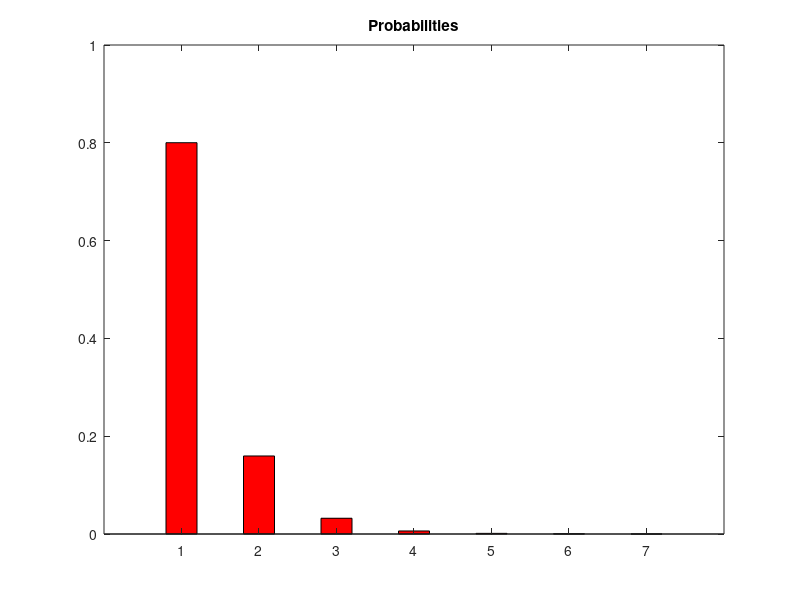
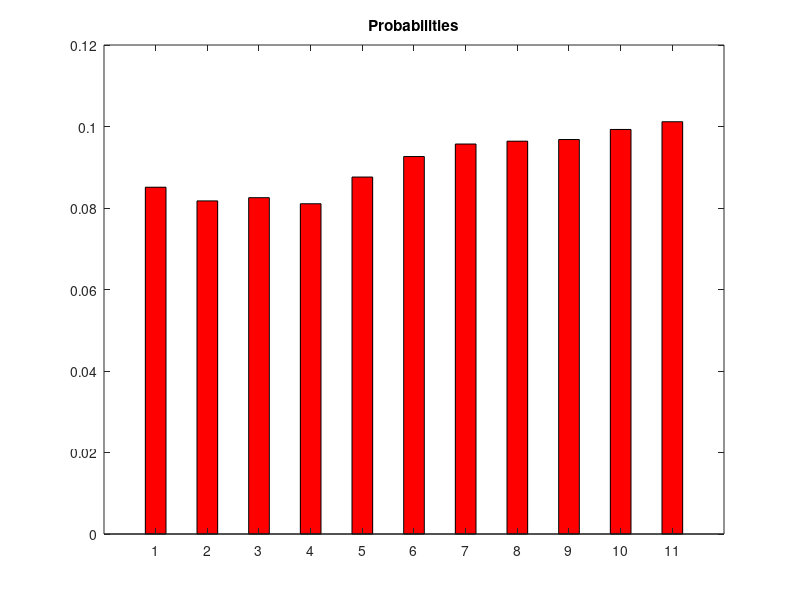
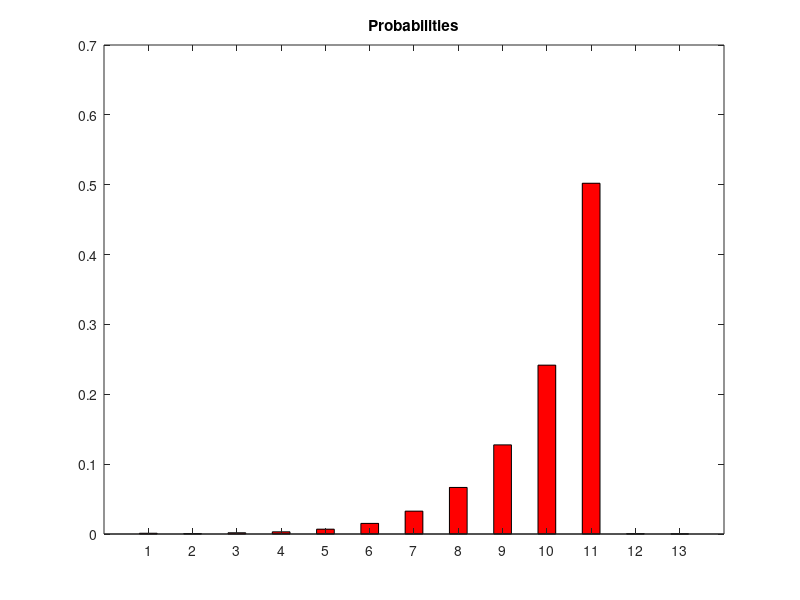
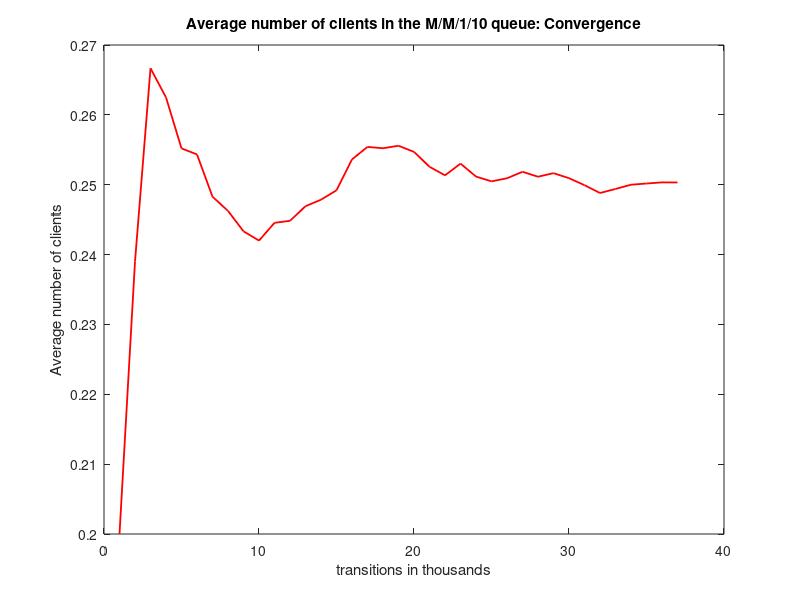

Write MATLAB code to recreate these figures, in order.
% system M/M/1/10
% when there are 3 clients in the system, the capability of the server doubles.

clc;
close all;

rand("seed",1);

for l = 1:3

lambda = [1, 5, 10];
mu = 5;

total_arrivals = 0; % to measure the total number of arrivals
current_state = 0;  % holds the current state of the system
previous_mean_clients = 0; % will help in the convergence test
index = 0;

threshold = lambda./(lambda + mu); 

transitions = 0; 
total=0;
  while transitions >= 0 & transitions < 1000000

   transitions = transitions + 1; % one more transitions step
  
    if mod(transitions,1000) == 0 % check for convergence every 1000 transitions steps
      index = index + 1;
      for i=1:1:length(arrivals)
          P(i) = arrivals(i)/total_arrivals; % calcuate the probability of every state in the system
      endfor
    
      mean_clients = 0; % calculate the mean number of clients in the system
      for i=1:1:length(arrivals)
         mean_clients = mean_clients + (i-1).*P(i);
     endfor
    
      to_plot(index) = mean_clients;
        
      if abs(mean_clients - previous_mean_clients) < 0.0001 % convergence test
        break;
      endif
    
     previous_mean_clients = mean_clients;
    
   endif
  
    random_number = rand(1); % generate a random number

    if(current_state == 0 || random_number < threshold(l)) 
      total_arrivals = total_arrivals + 1;
      state(transitions) = current_state +1;
      try 
        arrivals(current_state+1 ) =arrivals(current_state+1) + 1;
        state(transitions) = current_state; 
        if (current_state <10)
        current_state = current_state + 1;
        endif
        next_transition(transitions) = 1;
        total = total +1;
      catch
        arrivals(current_state + 1) = 1;
        current_state = current_state + 1;
        next_transition(transitions) = 1;
        total = total +1;
    end

    else % departure
        state(transitions) = current_state+1;
        if current_state != 0 % no departure from an empty system
        current_state = current_state - 1;
        next_transition(transitions) = 0;
        total = total -1;
        endif
    endif
    t_arrivals(transitions)= total;

endwhile

figure(l);
bar(P,'r',0.4);
title("Probabilities");
figure(l+3);
plot(to_plot,"r","linewidth",1.3);
title("Average number of clients in the M/M/1/10 queue: Convergence");
xlabel("transitions in thousands");
ylabel("Average number of clients");

clear all;

endfor

% Debugging:

%for i=1:1:30
%  disp(cstrcat("State No: ", num2str(state(i))));
%  if(next_transition(i+1) ==1)
%   display("Type of next transition: Arrival");
%  else 
%   display("Type of next transition: Departure");
%  endif
%  disp(cstrcat("Total arrivals: ", num2str(t_arrivals(i)), "\n"));
%endfor
